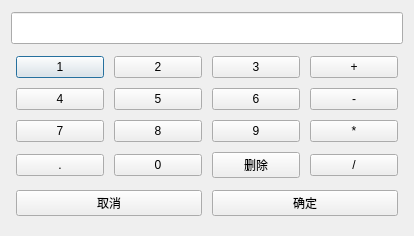
<?xml version="1.0" encoding="UTF-8"?>
<ui version="4.0">
 <class>keyboard</class>
 <widget class="QDialog" name="keyboard">
  <property name="geometry">
   <rect>
    <x>0</x>
    <y>0</y>
    <width>414</width>
    <height>236</height>
   </rect>
  </property>
  <property name="windowTitle">
   <string>Dialog</string>
  </property>
  <property name="styleSheet">
   <string notr="true">border-image: url(:/1.jpg);</string>
  </property>
  <layout class="QVBoxLayout" name="verticalLayout">
   <item>
    <widget class="QLineEdit" name="lineEdit">
     <property name="font">
      <font>
       <pointsize>15</pointsize>
      </font>
     </property>
     <property name="styleSheet">
      <string notr="true">border-image: url();</string>
     </property>
    </widget>
   </item>
   <item>
    <layout class="QGridLayout" name="gridLayout" columnstretch="0,0,0,0" rowminimumheight="0,0,0,0" columnminimumwidth="0,0,0,0">
     <property name="leftMargin">
      <number>5</number>
     </property>
     <property name="topMargin">
      <number>5</number>
     </property>
     <property name="rightMargin">
      <number>5</number>
     </property>
     <property name="spacing">
      <number>10</number>
     </property>
     <item row="0" column="0">
      <widget class="QPushButton" name="pushButton">
       <property name="styleSheet">
        <string notr="true">border-image: url();</string>
       </property>
       <property name="text">
        <string>1</string>
       </property>
      </widget>
     </item>
     <item row="0" column="1">
      <widget class="QPushButton" name="pushButton_2">
       <property name="styleSheet">
        <string notr="true">border-image: url();</string>
       </property>
       <property name="text">
        <string>2</string>
       </property>
      </widget>
     </item>
     <item row="0" column="2">
      <widget class="QPushButton" name="pushButton_3">
       <property name="styleSheet">
        <string notr="true">border-image: url();</string>
       </property>
       <property name="text">
        <string>3</string>
       </property>
      </widget>
     </item>
     <item row="0" column="3">
      <widget class="QPushButton" name="pushButton_4">
       <property name="styleSheet">
        <string notr="true">border-image: url();</string>
       </property>
       <property name="text">
        <string>+</string>
       </property>
      </widget>
     </item>
     <item row="1" column="0">
      <widget class="QPushButton" name="pushButton_5">
       <property name="styleSheet">
        <string notr="true">border-image: url();</string>
       </property>
       <property name="text">
        <string>4</string>
       </property>
      </widget>
     </item>
     <item row="1" column="1">
      <widget class="QPushButton" name="pushButton_6">
       <property name="styleSheet">
        <string notr="true">border-image: url();</string>
       </property>
       <property name="text">
        <string>5</string>
       </property>
      </widget>
     </item>
     <item row="1" column="2">
      <widget class="QPushButton" name="pushButton_7">
       <property name="styleSheet">
        <string notr="true">border-image: url();</string>
       </property>
       <property name="text">
        <string>6</string>
       </property>
      </widget>
     </item>
     <item row="1" column="3">
      <widget class="QPushButton" name="pushButton_8">
       <property name="styleSheet">
        <string notr="true">border-image: url();</string>
       </property>
       <property name="text">
        <string>-</string>
       </property>
      </widget>
     </item>
     <item row="2" column="0">
      <widget class="QPushButton" name="pushButton_9">
       <property name="styleSheet">
        <string notr="true">border-image: url();</string>
       </property>
       <property name="text">
        <string>7</string>
       </property>
      </widget>
     </item>
     <item row="2" column="1">
      <widget class="QPushButton" name="pushButton_10">
       <property name="styleSheet">
        <string notr="true">border-image: url();</string>
       </property>
       <property name="text">
        <string>8</string>
       </property>
      </widget>
     </item>
     <item row="2" column="2">
      <widget class="QPushButton" name="pushButton_11">
       <property name="styleSheet">
        <string notr="true">border-image: url();</string>
       </property>
       <property name="text">
        <string>9</string>
       </property>
      </widget>
     </item>
     <item row="2" column="3">
      <widget class="QPushButton" name="pushButton_12">
       <property name="styleSheet">
        <string notr="true">border-image: url();</string>
       </property>
       <property name="text">
        <string>*</string>
       </property>
      </widget>
     </item>
     <item row="3" column="0">
      <widget class="QPushButton" name="pushButton_13">
       <property name="styleSheet">
        <string notr="true">border-image: url();</string>
       </property>
       <property name="text">
        <string>.</string>
       </property>
      </widget>
     </item>
     <item row="3" column="1">
      <widget class="QPushButton" name="pushButton_14">
       <property name="styleSheet">
        <string notr="true">border-image: url();</string>
       </property>
       <property name="text">
        <string>0</string>
       </property>
      </widget>
     </item>
     <item row="3" column="2">
      <widget class="QPushButton" name="pushButton_15">
       <property name="styleSheet">
        <string notr="true">border-image: url();</string>
       </property>
       <property name="text">
        <string>删除</string>
       </property>
      </widget>
     </item>
     <item row="3" column="3">
      <widget class="QPushButton" name="pushButton_16">
       <property name="styleSheet">
        <string notr="true">border-image: url();</string>
       </property>
       <property name="text">
        <string>/</string>
       </property>
      </widget>
     </item>
    </layout>
   </item>
   <item>
    <layout class="QHBoxLayout" name="horizontalLayout">
     <property name="spacing">
      <number>10</number>
     </property>
     <property name="sizeConstraint">
      <enum>QLayout::SetDefaultConstraint</enum>
     </property>
     <property name="leftMargin">
      <number>5</number>
     </property>
     <property name="topMargin">
      <number>5</number>
     </property>
     <property name="rightMargin">
      <number>5</number>
     </property>
     <property name="bottomMargin">
      <number>5</number>
     </property>
     <item>
      <widget class="QPushButton" name="pushButton_17">
       <property name="styleSheet">
        <string notr="true">border-image: url();</string>
       </property>
       <property name="text">
        <string>取消</string>
       </property>
      </widget>
     </item>
     <item>
      <widget class="QPushButton" name="pushButton_18">
       <property name="styleSheet">
        <string notr="true">border-image: url();</string>
       </property>
       <property name="text">
        <string>确定</string>
       </property>
      </widget>
     </item>
    </layout>
   </item>
  </layout>
 </widget>
 <resources/>
 <connections/>
</ui>
